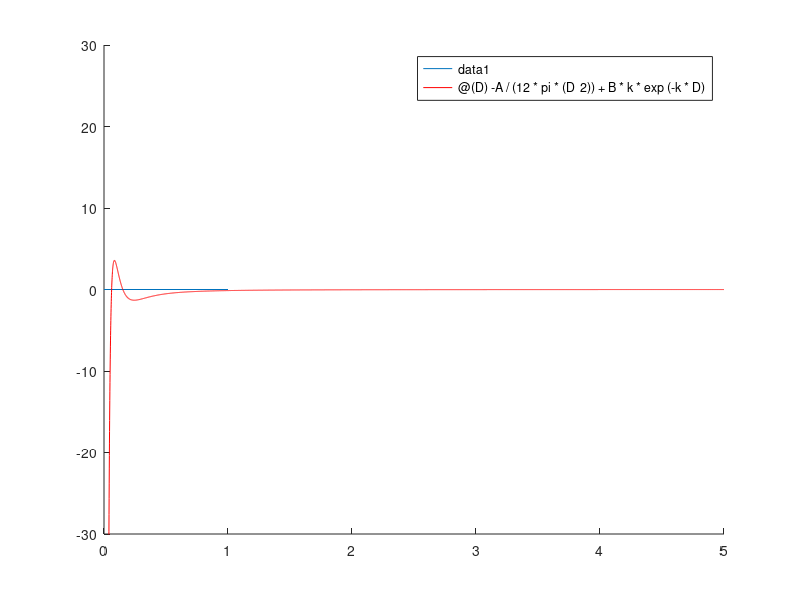

Source code (MATLAB): (Note: this script raises an error after producing the figure.)

A= 5;
line(xlim,[0 0]);
hold on
ylim([-3*10,3*10 ]);
xlim([0,5]); 
B= 6;
k= 20;
fplot(@(D) -A/(12*pi*(D^2)) + B*k*exp(-k*D),[0 5],'r' )
hold off
Energy 
Energy_res
D = 1.6;
-A/(12*pi*(D^2)) + B*k*exp(-k*D)

%114.5024

%w(D)*number of points is not a same unit with energy 